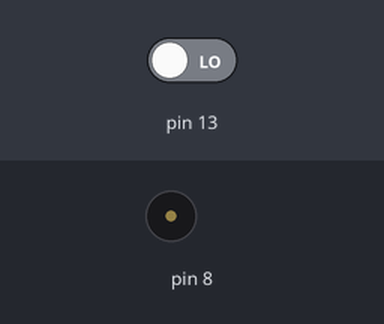
Simulated run of this sketch. Board: Arduino Uno, built with avr-gcc and run on an emulated ATmega328P. Shown: buzzer (waves = sounding). Inputs (shaded band) come from the test bench; at power-on: pin 13 LOW.

Above: at 1.2 s.
1.3 s: pin 13 driven HIGH
At 1.47 s:
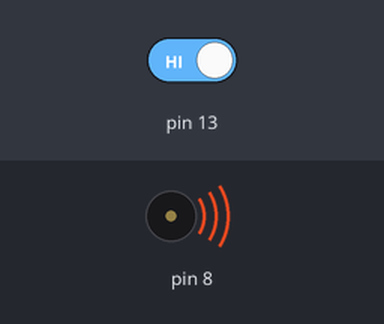
4.3 s: pin 13 driven LOW
At 5.8 s:
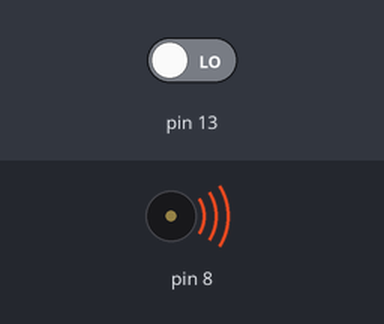
Timing chart, 0 to 12.9 s (numbered marks = the images above; inputs shaded):
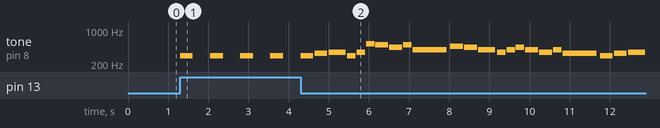

Measured:
- after the input at 1.3 s, tone on pin 8: alternates 294 Hz for 0.32 s and silent for 0.43 s, starting at once

The sketch:

lifelight.ino
```cpp
#include "notes_de.h"

int melody[] = {
   // the notes are based on this transcription https://musescore.com/user/28262185/scores/5373206

   NOTE_d1, NOTE_e1, NOTE_f1, NOTE_d1, NOTE_f1, NOTE_c2,
   NOTE_h1, NOTE_a1, NOTE_h1, NOTE_g1,
   NOTE_b1, NOTE_a1, NOTE_g1, NOTE_f1, NOTE_g1, NOTE_a1,
   NOTE_g1, NOTE_f1, NOTE_g1, NOTE_e1,
   NOTE_d1, NOTE_e1, NOTE_f1, NOTE_d1, NOTE_f1, NOTE_c2,
   NOTE_h1, NOTE_a1, NOTE_h1, NOTE_d2,
   NOTE_b1, NOTE_a1, NOTE_g1, NOTE_f1, NOTE_g1, NOTE_a1,
   NOTE_g1, NOTE_f1, NOTE_g1, NOTE_e1, NOTE_g1, NOTE_c2,
   NOTE_d2, NOTE_g2,
   NOTE_f2, NOTE_e2,

   NOTE_d2, NOTE_a1, NOTE_c2,
   NOTE_d2, NOTE_e2, 0,
   NOTE_f1, NOTE_g1, NOTE_e1, NOTE_d1, NOTE_e1,
   NOTE_f1, NOTE_g1, NOTE_a1, NOTE_g1,
   NOTE_f1, NOTE_g1, NOTE_e1, NOTE_d1, NOTE_c1,
   NOTE_d1,
   NOTE_f1, NOTE_g1, NOTE_e1, NOTE_d1, NOTE_e1,
   NOTE_f1, NOTE_g1, NOTE_a1, NOTE_g1, NOTE_e1, NOTE_c1,
   NOTE_d1, NOTE_d1, NOTE_e1, NOTE_f1,
   NOTE_g1, NOTE_a1,

   NOTE_f1, NOTE_g1, NOTE_e1, NOTE_d1, NOTE_e1,
   NOTE_f1, NOTE_g1, NOTE_a1, NOTE_g1,
   NOTE_f1, NOTE_g1, NOTE_e1, NOTE_d1, NOTE_c1,
   NOTE_d1,
   NOTE_f1, NOTE_g1, NOTE_e1, NOTE_d1, NOTE_e1,
   NOTE_f1, NOTE_g1, NOTE_a1, NOTE_g1, NOTE_e1, NOTE_c1,
   NOTE_d1, NOTE_d1, NOTE_e1, NOTE_f1,
   NOTE_g1, NOTE_c2, NOTE_a1,
   NOTE_g2, NOTE_g2, NOTE_g2, NOTE_g2,
   NOTE_f2, NOTE_es2, NOTE_f2, NOTE_c2,

   NOTE_a2, NOTE_a2, NOTE_a2, NOTE_a2, NOTE_f2, NOTE_d2,
   NOTE_c2, NOTE_b1, NOTE_b1, NOTE_a1, NOTE_b1,
   NOTE_g1, NOTE_g2, NOTE_g2, NOTE_d2, NOTE_cis2,
   NOTE_cis2, NOTE_cis2, NOTE_e2, NOTE_b2, NOTE_a2, NOTE_g2,
   NOTE_g2, NOTE_g2, NOTE_fis2, NOTE_g2, NOTE_a2,
   NOTE_a2,
   NOTE_d1, NOTE_e1, NOTE_f1, NOTE_d1, NOTE_f1, NOTE_c2,
   NOTE_h1, NOTE_a1, NOTE_h1, NOTE_g1,
   NOTE_b1, NOTE_a1, NOTE_g1, NOTE_f1, NOTE_g1, NOTE_a1,
   NOTE_g1, NOTE_f1, NOTE_g1, NOTE_e1,

   NOTE_d1, NOTE_e1, NOTE_f1, NOTE_d1, NOTE_f1, NOTE_c2,
   NOTE_h1, NOTE_a1, NOTE_h1, NOTE_d2,
   NOTE_b1, NOTE_a1, NOTE_g1, NOTE_f1, NOTE_g1, NOTE_a1,
   NOTE_g1, NOTE_f1, NOTE_g1, NOTE_e1,
   NOTE_d1, NOTE_e1, NOTE_f1, NOTE_d1, NOTE_f1, NOTE_c2,
   NOTE_h1, NOTE_a1, NOTE_h1, NOTE_g1,
   NOTE_b1, NOTE_a1, NOTE_g1, NOTE_f1, NOTE_g1, NOTE_a1,
   NOTE_g1, NOTE_f1, NOTE_g1, NOTE_e1,
   NOTE_d1, NOTE_e1, NOTE_f1, NOTE_d1, NOTE_f1, NOTE_c2,
   NOTE_h1, NOTE_a1, NOTE_h1, NOTE_d2,

   NOTE_b1, NOTE_a1, NOTE_g1, NOTE_f1, NOTE_g1, NOTE_a1,
   NOTE_g1, NOTE_f1, NOTE_g1, NOTE_e1, NOTE_g1, NOTE_c2,
   NOTE_d2, NOTE_g2,
   NOTE_f2, NOTE_e2,
   NOTE_d2, NOTE_e2, NOTE_d2, NOTE_c2, NOTE_a1, NOTE_f1, NOTE_es1
  };

double Durations[] = {
   3/16.0, 3/16.0, 1/4.0, 1/8.0, 1/8.0, 1/8.0,
   3/16.0, 3/16.0, 1/8.0, 1/2.0,
   3/16.0, 3/16.0, 1/4.0, 1/8.0, 1/8.0, 1/8.0,
   3/16.0, 3/16.0, 1/8.0, 1/2.0,
   3/16.0, 3/16.0, 1/4.0, 1/8.0, 1/8.0, 1/8.0,
   3/16.0, 3/16.0, 1/8.0, 1/2.0,
   3/16.0, 3/16.0, 1/4.0, 1/8.0, 1/8.0, 1/8.0,
   3/16.0, 3/16.0, 1/8.0, 3/16.0, 3/16.0, 1/8.0,
   1/2.0, 1/2.0,
   1/2.0, 1/2.0,

   3/8.0, 1/8.0, 1/2.0,
   3/8.0, 1/2.0, 1/8.0,
   1/4.0, 1/4.0, 3/8.0, 1/16.0, 1/16.0,
   3/16.0, 3/16.0, 1/8.0, 1/2.0,
   1/4.0, 1/4.0, 3/16.0, 3/16.0, 1/8.0,
   1.0,
   1/4.0, 1/4.0, 3/8.0, 1/16.0, 1/16.0,
   3/16.0, 3/16.0, 1/8.0, 3/16.0, 3/16.0, 1/8.0,
   1/2.0, 3/16.0, 3/16.0, 1/8.0,
   1/2.0, 1/2.0,

   1/4.0, 1/4.0, 3/8.0, 1/16.0, 1/16.0,
   3/16.0, 3/16.0, 1/8.0, 1/2.0,
   1/4.0, 1/4.0, 3/16.0, 3/16.0, 1/8.0,
   1.0,
   1/4.0, 1/4.0, 3/8.0, 1/16.0, 1/16.0,
   3/16.0, 3/16.0, 1/8.0, 3/16.0, 3/16.0, 1/8.0,
   1/2.0, 3/16.0, 3/16.0, 1/8.0,
   1/4.0, 1/4.0, 1/2.0,
   3/16.0, 3/16.0, 1/8.0, 1/2.0,
   3/16.0, 3/16.0, 1/8.0, 1/2.0,

   3/16.0, 3/16.0, 1/8.0, 3/16.0, 3/16.0, 1/8.0,
   1/4.0, 3/8.0, 1/8.0, 1/8.0, 1/8.0,
   3/8.0, 1/8.0, 1/4.0, 1/8.0, 1/8.0,
   1/4.0, 1/8.0, 1/4.0, 1/8.0, 1/8.0, 1/8.0,
   1/2.0, 1/8.0, 1/8.0, 1/8.0, 1/8.0,
   1.0,
   3/16.0, 3/16.0, 1/4.0, 1/8.0, 1/8.0, 1/8.0,
   3/16.0, 3/16.0, 1/8.0, 1/2.0,
   3/16.0, 3/16.0, 1/4.0, 1/8.0, 1/8.0, 1/8.0,
   3/16.0, 3/16.0, 1/8.0, 1/2.0,

   3/16.0, 3/16.0, 1/4.0, 1/8.0, 1/8.0, 1/8.0,
   3/16.0, 3/16.0, 1/8.0, 1/2.0,
   3/16.0, 3/16.0, 1/4.0, 1/8.0, 1/8.0, 1/8.0,
   3/16.0, 3/16.0, 1/8.0, 1/2.0,
   3/16.0, 3/16.0, 1/4.0, 1/8.0, 1/8.0, 1/8.0,
   3/16.0, 3/16.0, 1/8.0, 1/2.0,
   3/16.0, 3/16.0, 1/4.0, 1/8.0, 1/8.0, 1/8.0,
   3/16.0, 3/16.0, 1/8.0, 1/2.0,
   3/16.0, 3/16.0, 1/4.0, 1/8.0, 1/8.0, 1/8.0,
   3/16.0, 3/16.0, 1/8.0, 1/2.0,

   3/16.0, 3/16.0, 1/4.0, 1/8.0, 1/8.0, 1/8.0,
   3/16.0, 3/16.0, 1/8.0, 3/16.0, 3/16.0, 1/8.0,
   1/2.0, 1/2.0,
   1/2.0, 1/2.0,
   3/8.0, 1/8.0, 1/2.0,
   1/4.0, 1/4.0, 1/16.0, 1/16.0, 1/16.0, 1/16.0, 1/4.0
  };

int schalter;

void setup() {
    pinMode(13,INPUT);
}

void loop() {
    schalter = digitalRead(13);

    if (schalter == HIGH) {
        for (int i = 0; i < 246; i++) {

            int noteDuration = 1700 * Durations[i];
            tone(8, melody[i], noteDuration);

            delay(noteDuration * 1.10);
            noTone(8);

             //testing whether the Taster is pressed
            schalter = digitalRead(13);
            Serial.println(schalter);
            if (schalter == HIGH){
                delay(400);
                break;
            }
        }
    }
}
```

notes_de.h
```cpp
/***********************/
/* German Music Notes */
/*********************/

#define NOTE_C2   16
#define NOTE_Cis2 17
#define NOTE_Des2 17
#define NOTE_D2   18
#define NOTE_Dis2 19
#define NOTE_Es2  19
#define NOTE_E2   21
#define NOTE_F2   22
#define NOTE_Fis2 23
#define NOTE_Ges2 23
#define NOTE_G2   24
#define NOTE_Gis2 26
#define NOTE_As2  26
#define NOTE_A2   28
#define NOTE_Ais2 29
#define NOTE_B2   29
#define NOTE_H2   31
#define NOTE_C1   33
#define NOTE_Cis1 35
#define NOTE_Des1 35
#define NOTE_D1   37
#define NOTE_Dis1 39
#define NOTE_Es1  39
#define NOTE_E1   41
#define NOTE_F1   44
#define NOTE_Fis1 46
#define NOTE_Ges1 46
#define NOTE_G1   49
#define NOTE_Gis1 52
#define NOTE_As1  52
#define NOTE_A1   55
#define NOTE_Ais1 58
#define NOTE_B1   58
#define NOTE_H1   62
#define NOTE_C    65
#define NOTE_Cis  69
#define NOTE_Des  69
#define NOTE_D    73
#define NOTE_Dis  78
#define NOTE_Es   78
#define NOTE_E    82
#define NOTE_F    87
#define NOTE_Fis  93
#define NOTE_Ges  93
#define NOTE_G    98
#define NOTE_Gis  104
#define NOTE_As   104
#define NOTE_A    110
#define NOTE_Ais  117
#define NOTE_B    117
#define NOTE_H    123
#define NOTE_c    131
#define NOTE_cis  139
#define NOTE_des  139
#define NOTE_d    147
#define NOTE_dis  156
#define NOTE_es   156
#define NOTE_e    165
#define NOTE_f    175
#define NOTE_fis  185
#define NOTE_ges  185
#define NOTE_g    196
#define NOTE_gis  208
#define NOTE_as   208
#define NOTE_a    220
#define NOTE_ais  233
#define NOTE_b    233
#define NOTE_h    247
#define NOTE_c1   262
#define NOTE_cis1 277
#define NOTE_des1 277
#define NOTE_d1   294
#define NOTE_dis1 311
#define NOTE_es1  311
#define NOTE_e1   330
#define NOTE_f1   349
#define NOTE_fis1 370
#define NOTE_ges1 370
#define NOTE_g1   392
#define NOTE_gis1 415
#define NOTE_as1  415
#define NOTE_a1   440
#define NOTE_ais1 466
#define NOTE_b1   466
#define NOTE_h1   494
#define NOTE_c2   523
#define NOTE_cis2 554
#define NOTE_des2 554
#define NOTE_d2   587
#define NOTE_dis2 622
#define NOTE_es2  622
#define NOTE_e2   659
#define NOTE_f2   698
#define NOTE_fis2 740
#define NOTE_ges2 740
#define NOTE_g2   784
#define NOTE_gis2 831
#define NOTE_as2  831
#define NOTE_a2   880
#define NOTE_ais2 932
#define NOTE_b2   932
#define NOTE_h2   988
#define NOTE_c3   1047
#define NOTE_cis3 1109
#define NOTE_des3 1109
#define NOTE_d3   1175
#define NOTE_dis3 1245
#define NOTE_es3  1245
#define NOTE_e3   1319
#define NOTE_f3   1397
#define NOTE_fis3 1480
#define NOTE_ges3 1480
#define NOTE_g3   1568
#define NOTE_gis3 1661
#define NOTE_as3  1661
#define NOTE_a3   1760
#define NOTE_ais3 1865
#define NOTE_b3   1865
#define NOTE_h3   1976
#define NOTE_c4   2093
#define NOTE_cis4 2217
#define NOTE_des4 2217
#define NOTE_d4   2349
#define NOTE_dis4 2489
#define NOTE_es4  2489
#define NOTE_e4   2637
#define NOTE_f4   2794
#define NOTE_fis4 2960
#define NOTE_ges4 2960
#define NOTE_g4   3136
#define NOTE_gis4 3322
#define NOTE_as4  3322
#define NOTE_a4   3520
#define NOTE_ais4 3729
#define NOTE_b4   3729
#define NOTE_h4   3951
#define NOTE_c5   4186
#define NOTE_cis5 4435
#define NOTE_des5 4435
#define NOTE_d5   4699
#define NOTE_dis5 4978
#define NOTE_es5  4978
```
